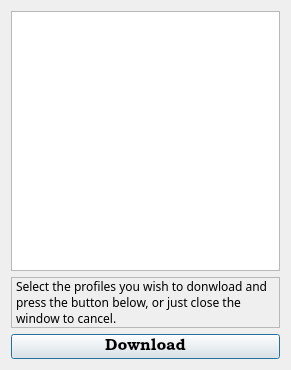
<?xml version="1.0" encoding="UTF-8"?>
<ui version="4.0">
 <class>CloudDialog</class>
 <widget class="QDialog" name="CloudDialog">
  <property name="geometry">
   <rect>
    <x>0</x>
    <y>0</y>
    <width>291</width>
    <height>370</height>
   </rect>
  </property>
  <property name="windowTitle">
   <string>Dialog</string>
  </property>
  <layout class="QVBoxLayout" name="verticalLayout">
   <item>
    <widget class="QListView" name="cloud_list">
     <property name="font">
      <font>
       <family>Bookman Old Style</family>
       <pointsize>11</pointsize>
       <italic>true</italic>
      </font>
     </property>
    </widget>
   </item>
   <item>
    <widget class="QLabel" name="label">
     <property name="font">
      <font>
       <family>Book Antiqua</family>
       <pointsize>12</pointsize>
      </font>
     </property>
     <property name="frameShape">
      <enum>QFrame::StyledPanel</enum>
     </property>
     <property name="frameShadow">
      <enum>QFrame::Raised</enum>
     </property>
     <property name="lineWidth">
      <number>5</number>
     </property>
     <property name="text">
      <string>&lt;html&gt;&lt;head/&gt;&lt;body&gt;&lt;p&gt;&lt;span style=&quot; font-size:9pt;&quot;&gt;Select the profiles you wish to donwload and press the button below, or just close the window to cancel.&lt;/span&gt;&lt;/p&gt;&lt;/body&gt;&lt;/html&gt;</string>
     </property>
     <property name="wordWrap">
      <bool>true</bool>
     </property>
    </widget>
   </item>
   <item>
    <widget class="QPushButton" name="download_button">
     <property name="font">
      <font>
       <family>Bookman Old Style</family>
       <pointsize>12</pointsize>
      </font>
     </property>
     <property name="text">
      <string>Download</string>
     </property>
    </widget>
   </item>
  </layout>
 </widget>
 <resources/>
 <connections/>
</ui>
